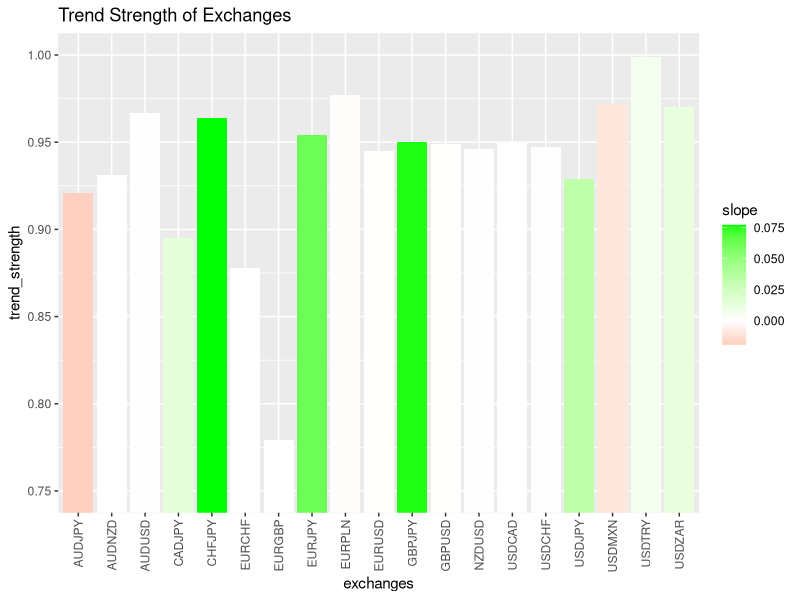
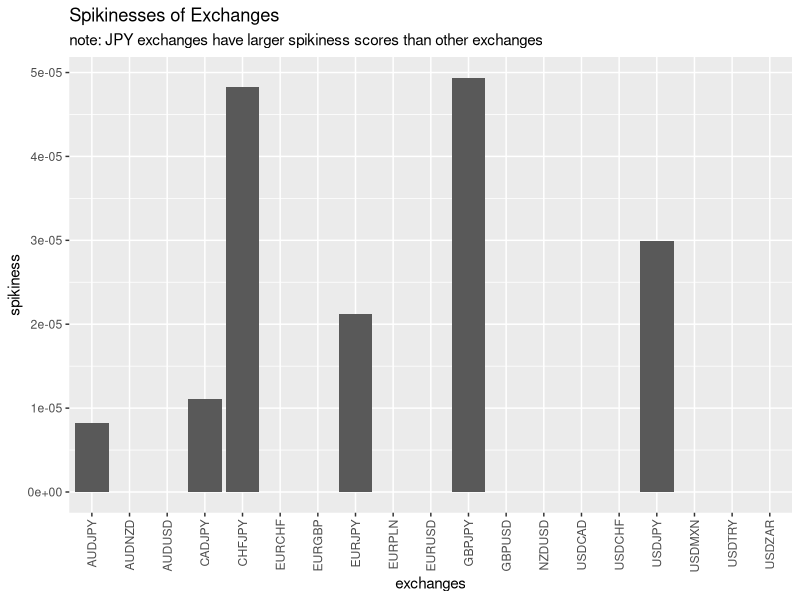
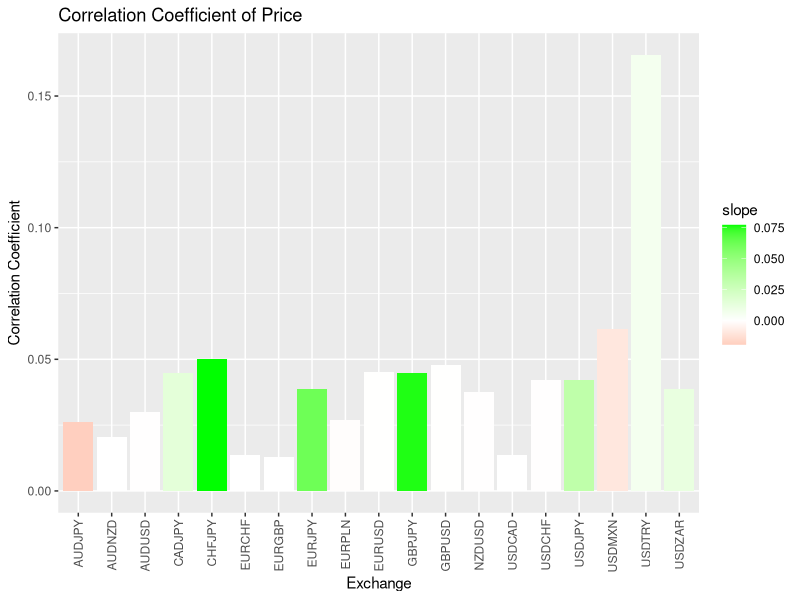
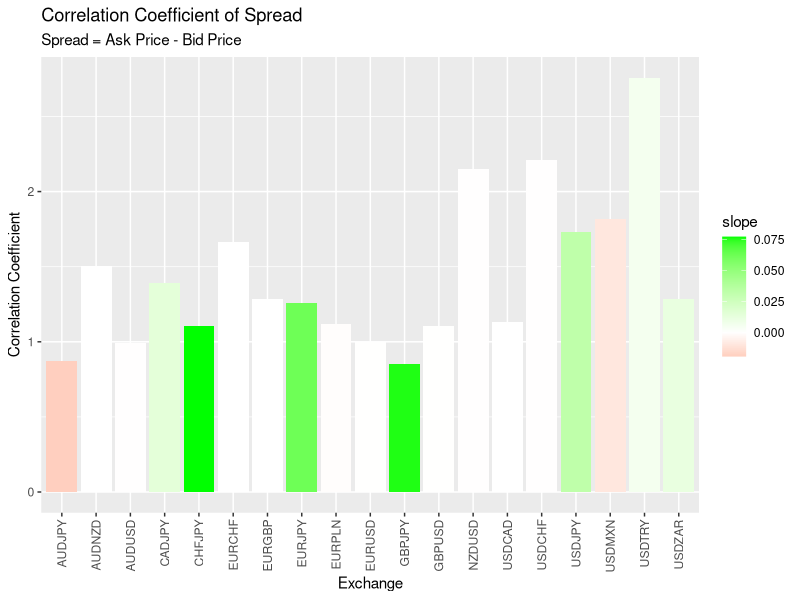
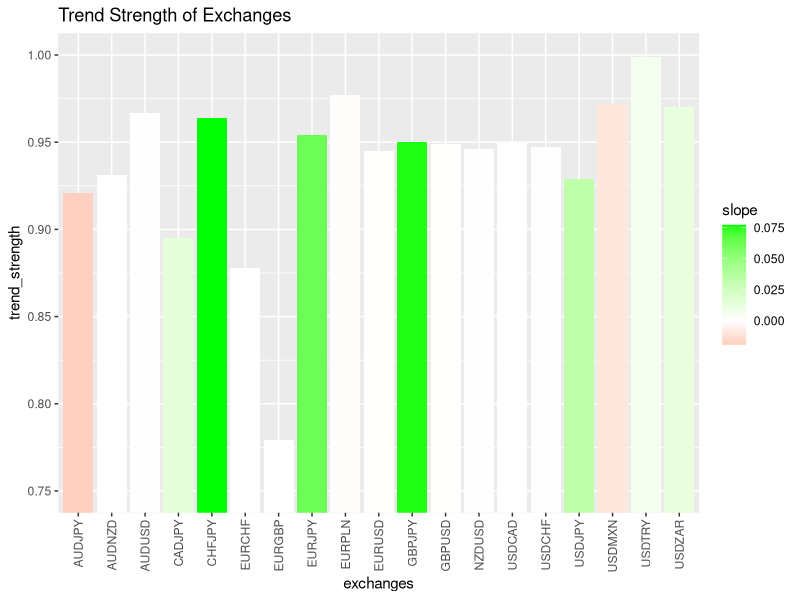
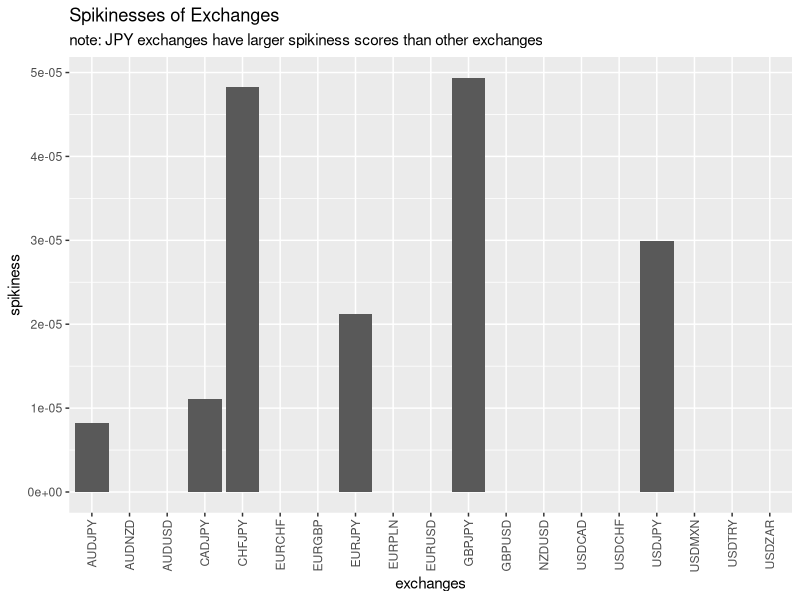
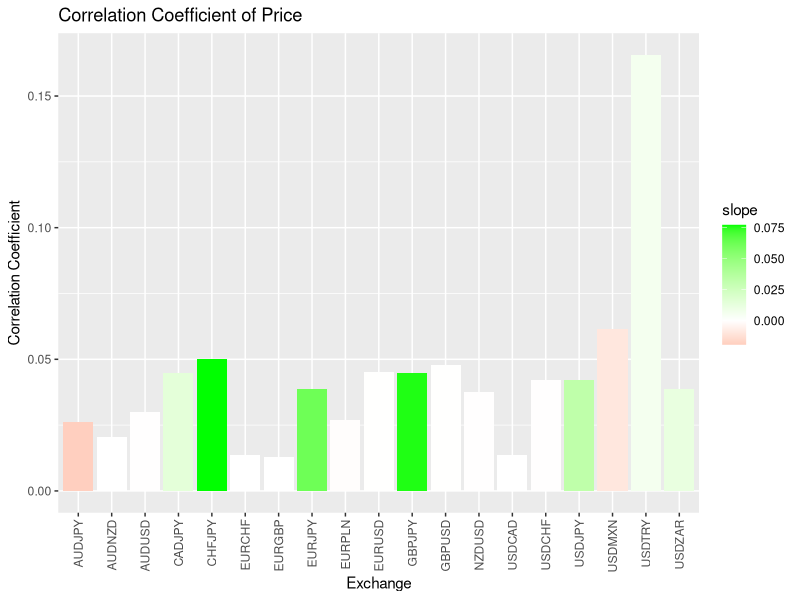
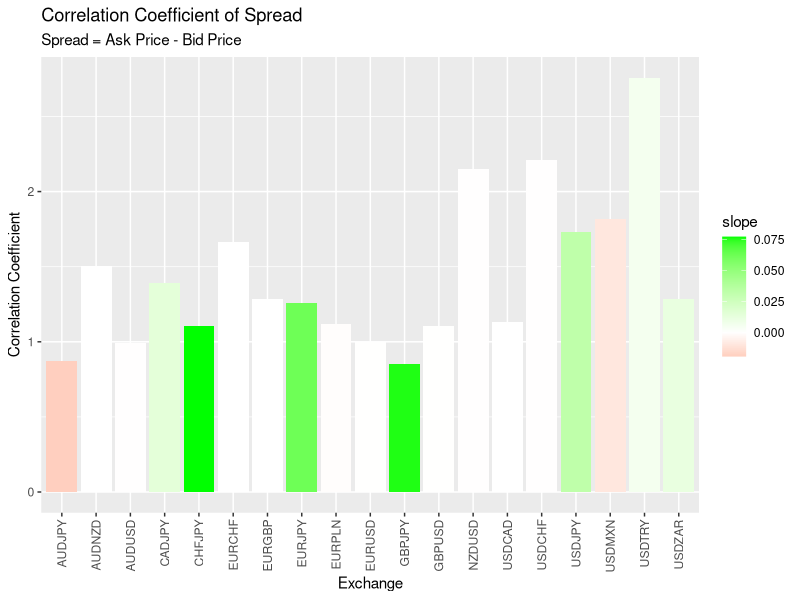

Generate these figures, in order, with R:
library(ggplot2)

#Read in summary data 
summary_stats=read.csv("results/summary.csv")

#Plot Trend Strength
ggplot(summary_stats, aes(x=exchanges, y=trend_strength, fill = slope)) + 
  scale_fill_gradient2(low = "red", mid = "white", high = "green", midpoint = 0) +
  geom_bar(stat = "identity") + theme(axis.text.x = element_text(angle = 90, vjust = 0.5, hjust=1)) + ggtitle("Trend Strength of Exchanges") + coord_cartesian(ylim = c(0.75, 1))
ggsave("TrendStrength.png")

#Plot Spikiness 
ggplot(summary_stats, aes(x=exchanges, y=spikiness)) +
  geom_bar(stat = "identity") + theme(axis.text.x = element_text(angle = 90, vjust = 0.5, hjust=1)) + ggtitle("Spikinesses of Exchanges", subtitle = "note: JPY exchanges have larger spikiness scores than other exchanges") 
ggsave("Spikiness.png")

#Plot Correlation Coefficent of Market Price
ggplot(summary_stats, aes(x = exchanges, y = market_sd/market_mean, fill = slope)) +
  geom_bar(stat = "identity") +
  scale_fill_gradient2(low = "red", mid = "white", high = "green", midpoint = 0) +  # Color transition from red to green
  theme(axis.text.x = element_text(angle = 90, vjust = 0.5, hjust = 1)) +
  ggtitle("Correlation Coefficient of Price") +
  ylab("Correlation Coefficient") +
  xlab("Exchange")
ggsave("MarketPriceCorrelationCoefficient.png")




#Plot Correlation Coefficent of Spread
ggplot(summary_stats, aes(x = exchanges, y = spread_sd/spread_mean, fill = slope)) +
  geom_bar(stat = "identity") +
  scale_fill_gradient2(low = "red", mid = "white", high = "green", midpoint = 0) +  # Color transition from red to green
  theme(axis.text.x = element_text(angle = 90, vjust = 0.5, hjust = 1)) +
  ggtitle("Correlation Coefficient of Spread", subtitle = "Spread = Ask Price - Bid Price") +
  ylab("Correlation Coefficient") +
  xlab("Exchange") 
ggsave("SpreadCorrelationCoefficient.png")
